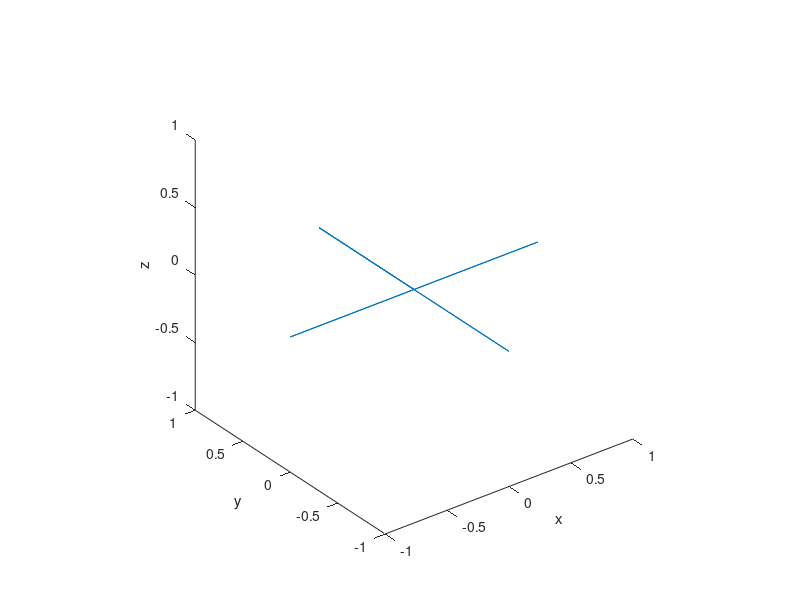

MATLAB code to generate this figure: (Note: this script raises an error after producing the figure.)
clear;clc;close all;

points = [0 0 0;
    1 0 0;
    -1 0 0;
    0 0 0;
    0 1 0;
    0 -1 0;
    0 1 0];

plot3(points(:,1),points(:,2),points(:,3))
axis equal
xlabel('x')
ylabel('y')
zlabel('z')

eu = [0 0 0;
    0 0 0;
    0 0 pi;
    0 0 0;
    0 0 pi/2;
    0 0 -pi/2
    0 0 pi/2];

TR = widthPath(points,.5,eu);
figure;
trimesh(TR,'FaceColor','r','EdgeColor','k')
axis equal
xlabel('x')
ylabel('y')
zlabel('z')

A = pathArea(TR,eu);